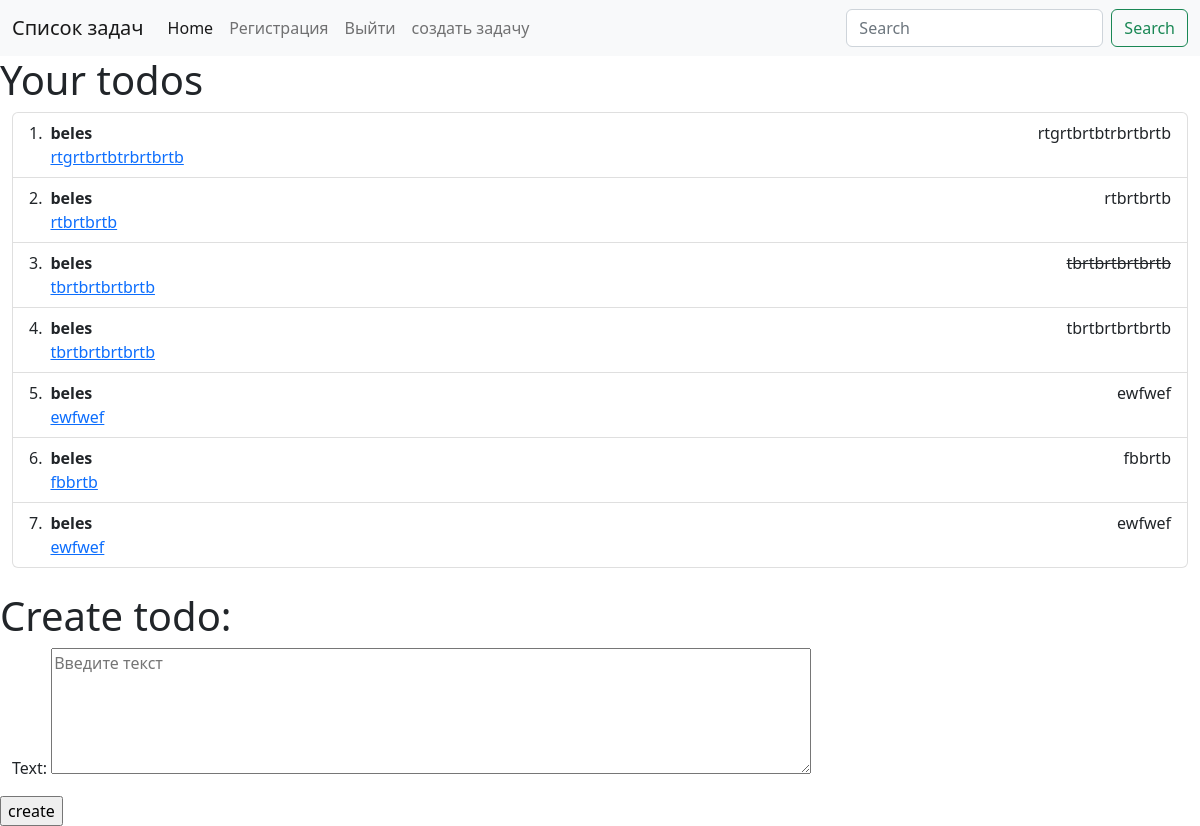
/todo/list/ (signed in), run on the app's committed database.
### todo/models.py (models this page shows, shortened)
class TodoItem(models.Model):
    text = models.CharField(max_length=100)
    done = models.BooleanField(default=False)
    author = models.ForeignKey( settings.AUTH_USER_MODEL, on_delete=models.PROTECT)
    class Meta:
        permissions = [
            ("change_todo_status", "Can change todo status"),
        ]

### users/models.py (models this page shows, shortened)
class MyCustomUser(AbstractUser):
    email = models.EmailField(unique=True)
    username = models.CharField(max_length=50, unique=True)
    first_name = models.CharField(max_length=50, null=True, blank=True)
    last_name = models.CharField(max_length=50, null=True, blank=True)
    password = models.CharField(max_length=100)
    is_staff = models.BooleanField(default=False)
    is_active = models.BooleanField(default=True)
    is_superuser = models.BooleanField(default=False)

### todo/views.py (the view, shortened to what this page needs)
# urls.py: path("list/", ViewTodoItems.as_view(), name="list"),
class ViewTodoItems(LoginRequiredMixin,ListView):
    model = TodoItem
    raise_exception = True
    def get_queryset(self):
        return TodoItem.objects.filter(author=self.request.user)
    def get_context_data(self, **kwargs):
        context = super().get_context_data(**kwargs)
        context["form"] = TodoForm()
        return context

### todo/forms.py
class TodoForm(ModelForm):
    class Meta:
        model = TodoItem
        fields = ( "text",)
        widgets = {
            'text': Textarea(attrs={'cols': 80, 'rows': 5, 'placeholder': 'Введите текст'}),
        }

### mysite/templates/todo/todoitem_list.html (shortened to what this page needs)
{% extends 'base.html' %}
{% block content %}
<h1>Your todos</h1>
<div class="container-fluid">
    <ol class="list-group list-group-numbered">
     {% for todo in object_list %}
    <li class="list-group-item d-flex justify-content-between align-items-start">
    <div class="ms-2 me-auto">
      <div class="fw-bold">{{ todo.author.username }}</div>
     <a href="{% url 'todo:detail' todo.pk %}">{{ todo.text }}</a>
    </div>
        {% if todo.done %}
                <span class="text-decoration-line-through">
                    {{ todo.text }}
                </span>
            {% else %}
                {{ todo.text }}
            {% endif %}
  </li>
  {% endfor %}
</ol>
</div>
    <br>
<h1>Create todo: </h1>
    <form method="post">
    <div class="mb-3 container-fluid" >
        {{ form.as_p }}
    </div>
    <input type="submit" value="create">
    </form>
{% endblock %}

### mysite/templates/base.html (shortened to what this page needs)
{% load static %}
<!DOCTYPE html>
<html lang="en">
<head>
<link rel="stylesheet" href="{% static 'css/bootstrap.css' %}">
</head>
<body>
<nav class="navbar navbar-expand-lg bg-light">
  <div class="container-fluid">
    <a type="button" class="navbar-brand" href="{% url "todo:list"  %}">Список задач</a>
    <div class="collapse navbar-collapse" id="navbarScroll">
      <ul class="navbar-nav me-auto my-2 my-lg-0 navbar-nav-scroll" style="--bs-scroll-height: 100px;">
        <li class="nav-item">
          <a class="nav-link active" aria-current="page" href="{% url "todo:index" %}">Home</a>
        </li>
        <li class="nav-item">
          <a class="nav-link" href="{% url 'users:create_user' %}">Регистрация</a>
        </li>
          {% if request.user.is_authenticated %}
              <li class="nav-item">
                        <a class="nav-link" href="{% url 'users:logout' %}">Выйти</a>
              {% else %}
                  <a class="nav-link" href="{% url 'users:login' %}">Вход</a>
          {% endif %}
            </li>
        <li>
          <a class="nav-link" href="{% url 'todo:create' %}">создать задачу</a>
      </li>
      </ul>
      <form class="d-flex" role="search">
        <input class="form-control me-2" type="search" placeholder="Search" aria-label="Search">
        <button class="btn btn-outline-success" type="submit">Search</button>
      </form>
    </div>
  </div>
</nav>
    {% block content %}
    {% endblock %}
</body>
</html>

### data on the page
TodoItem: author.username "beles", text "rtgrtbrtbtrbrtbrtb"
TodoItem: author.username "beles", text "rtbrtbrtb"
TodoItem: author.username "beles", text "tbrtbrtbrtbrtb"
TodoItem: author.username "beles", text "tbrtbrtbrtbrtb"
TodoItem: author.username "beles", text "ewfwef"
TodoItem: author.username "beles", text "fbbrtb"
TodoItem: author.username "beles", text "ewfwef"
